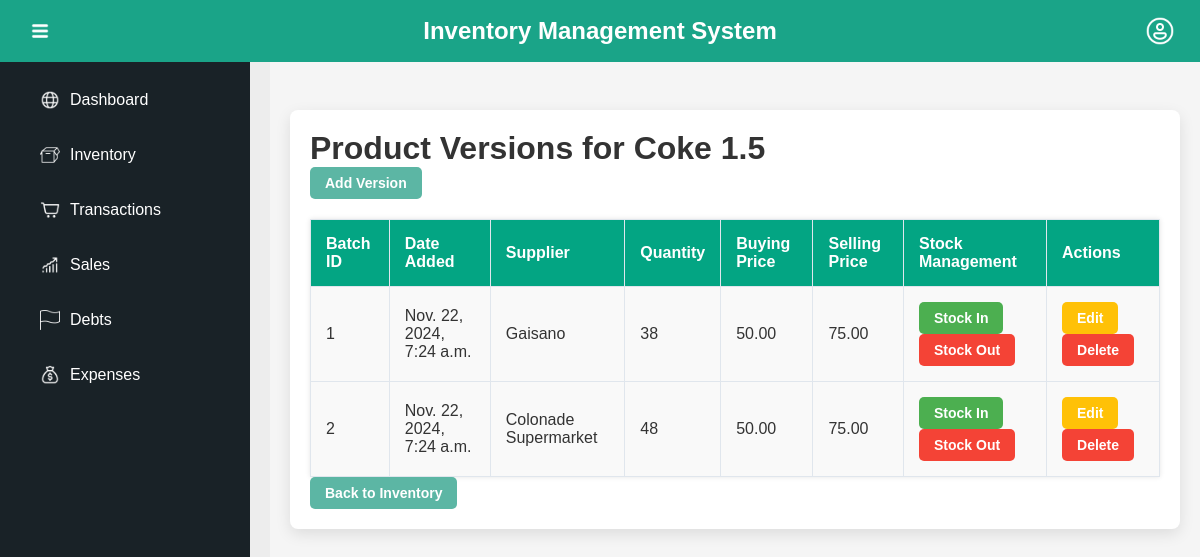
/inventory/product_versions/1/, run on an earlier commit of the app's database.
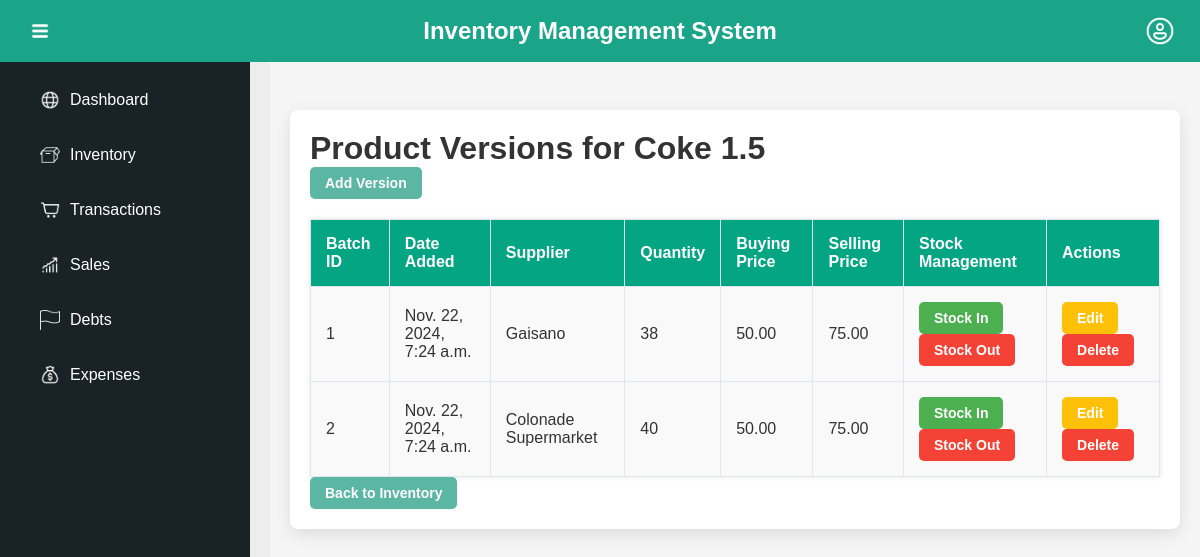
And on a later commit of the database.
### ProductManagement_APP/models.py (models this page shows, shortened)
class ProductVersion(models.Model):
    product = models.ForeignKey(Product, on_delete=models.CASCADE, related_name='versions')
    supplier = models.ForeignKey(Supplier, on_delete=models.CASCADE)
    buying_price = models.DecimalField(max_digits=10, decimal_places=2)
    selling_price = models.DecimalField(max_digits=10, decimal_places=2)
    product_quantity = models.IntegerField()  # This tracks stock quantity for each product version
    batch_id = models.CharField(max_length=50)  # Unique batch ID for FIFO tracking
    date_added = models.DateTimeField(auto_now_add=True)  # Timestamp for FIFO logic
    class Meta:
        ordering = ['date_added']  # FIFO: First in first out logic based on the `date_added`

class Supplier(models.Model):
    supplier_name = models.CharField(max_length=255, unique=True)
    contact_details = models.TextField(blank=True, null=True)

### ProductManagement_APP/views.py (the view)
# urls.py: path('product_versions/<int:product_id>/', views.product_versions, name='product_versions'),
def product_versions(request, product_id):
    product = get_object_or_404(Product, product_id=product_id)
    return render(request, 'inventory/product_versions.html', {'product': product})

### ProductManagement_APP/templates/inventory/product_versions.html (shortened to what this page needs)
{% extends 'MGSariSari_Inventory/base.html' %}
{% block content %}
<div class="versions-container">
    <h1>Product Versions for {{ product.product_name }}</h1>
    <div class="version-actions">
        <form action="{% url 'ProductManagement_APP:add_product_version' product.product_id %}" method="get" style="display:inline;">
            <button type="submit" class="button add-version">Add Version</button>
        </form>
    </div>
    <table class="version-table">
        <thead>
            <tr>
                <th>Batch ID</th>
                <th>Date Added</th>
                <th>Supplier</th>
                <th>Quantity</th>
                <th>Buying Price</th>
                <th>Selling Price</th>
                <th>Stock Management</th>
                <th>Actions</th>
            </tr>
        </thead>
        <tbody>
            {% for version in product.versions.all %}
            <tr>
                <td>{{ version.batch_id }}</td>
                <td>{{ version.date_added }}</td>
                <td>{{ version.supplier.supplier_name }}</td>
                <td {% if version.product_quantity < product.reorder_level %} class="low-stock" {% endif %}>
                    {{ version.product_quantity }}
                </td>
                <td>{{ version.buying_price }}</td>
                <td>{{ version.selling_price }}</td>
                <td>
                    <form action="{% url 'ProductManagement_APP:stock_in' version.id %}" method="post" style="display:inline;">
                        <button type="submit" class="button stock-in">Stock In</button>
                    </form>
                    <form action="{% url 'ProductManagement_APP:stock_out' version.id %}" method="post" style="display:inline;">
                        <button type="submit" class="button stock-out">Stock Out</button>
                    </form>
                </td>
                <td>
                    <form action="{% url 'ProductManagement_APP:edit_product_version' version.id %}" method="get" style="display:inline;">
                        <button type="submit" class="button edit-version">Edit</button>
                    </form>
                    <form action="{% url 'ProductManagement_APP:delete_product_version' version.id %}" method="get" style="display:inline;">
                        <button type="submit" class="button delete-version">Delete</button>
                    </form>
                </td>
            </tr>
            {% endfor %}
        </tbody>
    </table>
     <form action="{% url 'ProductManagement_APP:inventory_list' %}"  method="get" style="display:inline;">
        <button type="submit" class="button back to inventory"> Back to Inventory </button>
    </form>
</div>
{% endblock %}

What changed in the data, as far as the page shows it:
changed ProductVersion "Colonade Supermarket": product_quantity "48" → "40"
